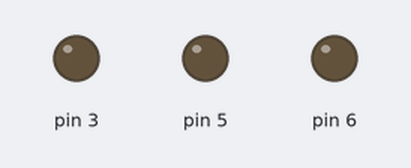
A sketch run on a simulated Arduino Uno, built with avr-gcc and run on an emulated ATmega328P. Parts: output pins drawn as LEDs (lit = HIGH).

Above: at 0.5 s.
At 1.5 s:
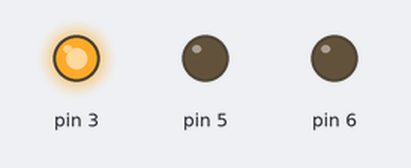
At 3.5 s:
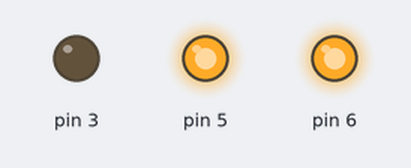
At 4.5 s:
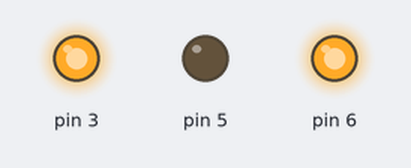
At 5.5 s:
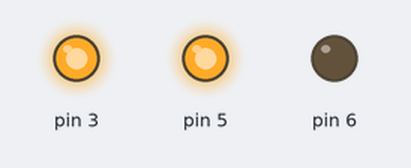
Timing chart, 0 to 6.9 s (numbered marks = the images above):
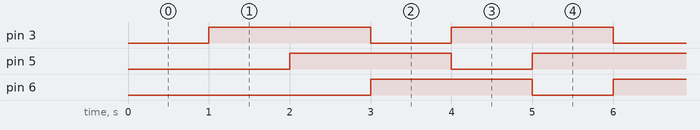

Measured:
- by itself, pin 3, pin 5, pin 6: alternates HIGH for 2.0 s and LOW for 1.0 s

The sketch:

rgb_led.ino
```cpp
const int red = 3;
const int green = 5;
const int blue = 6;

void setup()
{
}

void loop()
{
  on(red,0);
  on(green,0);
  on(blue,0);
}

void on(int pin,int degree)
{
  analogWrite(pin,degree);
  delay(1000);
  analogWrite(pin,255);
}
```
